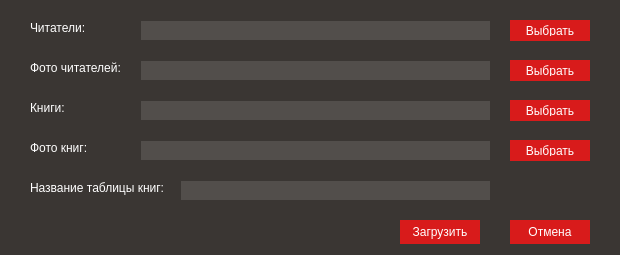
<?xml version="1.0" encoding="UTF-8"?>
<ui version="4.0">
 <class>WinLoad</class>
 <widget class="QDialog" name="WinLoad">
  <property name="geometry">
   <rect>
    <x>0</x>
    <y>0</y>
    <width>620</width>
    <height>255</height>
   </rect>
  </property>
  <property name="sizePolicy">
   <sizepolicy hsizetype="Fixed" vsizetype="Fixed">
    <horstretch>0</horstretch>
    <verstretch>0</verstretch>
   </sizepolicy>
  </property>
  <property name="minimumSize">
   <size>
    <width>620</width>
    <height>255</height>
   </size>
  </property>
  <property name="maximumSize">
   <size>
    <width>620</width>
    <height>255</height>
   </size>
  </property>
  <property name="windowTitle">
   <string>Dialog</string>
  </property>
  <property name="styleSheet">
   <string notr="true">QDialog {
background-color: #3a3633;
}</string>
  </property>
  <widget class="QLabel" name="lbl_readers">
   <property name="geometry">
    <rect>
     <x>30</x>
     <y>20</y>
     <width>61</width>
     <height>16</height>
    </rect>
   </property>
   <property name="styleSheet">
    <string notr="true">QLabel {
font: 9pt &quot;Tahoma&quot;;
color: white;
}</string>
   </property>
   <property name="text">
    <string>Читатели:</string>
   </property>
  </widget>
  <widget class="QLabel" name="lbl_readersPhoto">
   <property name="geometry">
    <rect>
     <x>30</x>
     <y>60</y>
     <width>101</width>
     <height>16</height>
    </rect>
   </property>
   <property name="styleSheet">
    <string notr="true">QLabel {
font: 9pt &quot;Tahoma&quot;;
color: white;
}</string>
   </property>
   <property name="text">
    <string>Фото читателей:</string>
   </property>
  </widget>
  <widget class="QLabel" name="lbl_booksPhoto">
   <property name="geometry">
    <rect>
     <x>30</x>
     <y>140</y>
     <width>91</width>
     <height>16</height>
    </rect>
   </property>
   <property name="styleSheet">
    <string notr="true">QLabel {
font: 9pt &quot;Tahoma&quot;;
color: white;
}</string>
   </property>
   <property name="text">
    <string>Фото книг:</string>
   </property>
  </widget>
  <widget class="QLabel" name="lbl_books">
   <property name="geometry">
    <rect>
     <x>30</x>
     <y>100</y>
     <width>61</width>
     <height>16</height>
    </rect>
   </property>
   <property name="styleSheet">
    <string notr="true">QLabel {
font: 9pt &quot;Tahoma&quot;;
color: white;
}</string>
   </property>
   <property name="text">
    <string>Книги:</string>
   </property>
  </widget>
  <widget class="QLabel" name="lbl_booksTable">
   <property name="geometry">
    <rect>
     <x>30</x>
     <y>180</y>
     <width>141</width>
     <height>16</height>
    </rect>
   </property>
   <property name="styleSheet">
    <string notr="true">QLabel {
font: 9pt &quot;Tahoma&quot;;
color: white;
}</string>
   </property>
   <property name="text">
    <string>Название таблицы книг:</string>
   </property>
  </widget>
  <widget class="QLineEdit" name="edit_readers">
   <property name="geometry">
    <rect>
     <x>140</x>
     <y>20</y>
     <width>351</width>
     <height>21</height>
    </rect>
   </property>
   <property name="styleSheet">
    <string notr="true">QLineEdit {
border-width:1px;
border-color: #3a3633;
border-style: solid;
font: 10pt &quot;Tahoma&quot;;
color: white;
selection-color: white;
selection-background-color: #d81b1b;
background-color: #524E4B;
}</string>
   </property>
  </widget>
  <widget class="QLineEdit" name="edit_books">
   <property name="geometry">
    <rect>
     <x>140</x>
     <y>100</y>
     <width>351</width>
     <height>21</height>
    </rect>
   </property>
   <property name="styleSheet">
    <string notr="true">QLineEdit {
border-width:1px;
border-color: #3a3633;
border-style: solid;
font: 10pt &quot;Tahoma&quot;;
color: white;
selection-color: white;
selection-background-color: #d81b1b;
background-color: #524E4B;
}</string>
   </property>
  </widget>
  <widget class="QLineEdit" name="edit_readersPhoto">
   <property name="geometry">
    <rect>
     <x>140</x>
     <y>60</y>
     <width>351</width>
     <height>21</height>
    </rect>
   </property>
   <property name="styleSheet">
    <string notr="true">QLineEdit {
border-width:1px;
border-color: #3a3633;
border-style: solid;
font: 10pt &quot;Tahoma&quot;;
color: white;
selection-color: white;
selection-background-color: #d81b1b;
background-color: #524E4B;
}</string>
   </property>
  </widget>
  <widget class="QLineEdit" name="edit_booksPhoto">
   <property name="geometry">
    <rect>
     <x>140</x>
     <y>140</y>
     <width>351</width>
     <height>21</height>
    </rect>
   </property>
   <property name="styleSheet">
    <string notr="true">QLineEdit {
border-width:1px;
border-color: #3a3633;
border-style: solid;
font: 10pt &quot;Tahoma&quot;;
color: white;
selection-color: white;
selection-background-color: #d81b1b;
background-color: #524E4B;
}</string>
   </property>
  </widget>
  <widget class="QLineEdit" name="edit_booksTable">
   <property name="geometry">
    <rect>
     <x>180</x>
     <y>180</y>
     <width>311</width>
     <height>21</height>
    </rect>
   </property>
   <property name="styleSheet">
    <string notr="true">QLineEdit {
border-width:1px;
border-color: #3a3633;
border-style: solid;
font: 10pt &quot;Tahoma&quot;;
color: white;
selection-color: white;
selection-background-color: #d81b1b;
background-color: #524E4B;
}</string>
   </property>
  </widget>
  <widget class="QPushButton" name="pushButton_readers">
   <property name="geometry">
    <rect>
     <x>510</x>
     <y>20</y>
     <width>80</width>
     <height>21</height>
    </rect>
   </property>
   <property name="styleSheet">
    <string notr="true">QPushButton {
background-color: #d81b1b;
border-width:0px;
border-color: #3a3633;
border-style: solid;
padding: 5px;
padding-left: 5px;
padding-right: 5px;
font: 10pt &quot;Tahoma&quot;;
color: white;
}
QPushButton:pressed {
background-color:rgba(255,255,255,.2);
}
QPushButton:hover { background: rgb(255,37,37); }
QPushButton:disabled { background:#3a3633; }</string>
   </property>
   <property name="text">
    <string>Выбрать</string>
   </property>
  </widget>
  <widget class="QPushButton" name="pushButton_readersPhoto">
   <property name="geometry">
    <rect>
     <x>510</x>
     <y>60</y>
     <width>80</width>
     <height>21</height>
    </rect>
   </property>
   <property name="styleSheet">
    <string notr="true">QPushButton {
background-color: #d81b1b;
border-width:0px;
border-color: #3a3633;
border-style: solid;
padding: 5px;
padding-left: 5px;
padding-right: 5px;
font: 10pt &quot;Tahoma&quot;;
color: white;
}
QPushButton:pressed {
background-color:rgba(255,255,255,.2);
}
QPushButton:hover { background: rgb(255,37,37); }
QPushButton:disabled { background:#3a3633; }</string>
   </property>
   <property name="text">
    <string>Выбрать</string>
   </property>
  </widget>
  <widget class="QPushButton" name="pushButton_books">
   <property name="geometry">
    <rect>
     <x>510</x>
     <y>100</y>
     <width>80</width>
     <height>21</height>
    </rect>
   </property>
   <property name="styleSheet">
    <string notr="true">QPushButton {
background-color: #d81b1b;
border-width:0px;
border-color: #3a3633;
border-style: solid;
padding: 5px;
padding-left: 5px;
padding-right: 5px;
font: 10pt &quot;Tahoma&quot;;
color: white;
}
QPushButton:pressed {
background-color:rgba(255,255,255,.2);
}
QPushButton:hover { background: rgb(255,37,37); }
QPushButton:disabled { background:#3a3633; }</string>
   </property>
   <property name="text">
    <string>Выбрать</string>
   </property>
  </widget>
  <widget class="QPushButton" name="pushButton_booksPhoto">
   <property name="geometry">
    <rect>
     <x>510</x>
     <y>140</y>
     <width>80</width>
     <height>21</height>
    </rect>
   </property>
   <property name="styleSheet">
    <string notr="true">QPushButton {
background-color: #d81b1b;
border-width:0px;
border-color: #3a3633;
border-style: solid;
padding: 5px;
padding-left: 5px;
padding-right: 5px;
font: 10pt &quot;Tahoma&quot;;
color: white;
}
QPushButton:pressed {
background-color:rgba(255,255,255,.2);
}
QPushButton:hover { background: rgb(255,37,37); }
QPushButton:disabled { background:#3a3633; }</string>
   </property>
   <property name="text">
    <string>Выбрать</string>
   </property>
  </widget>
  <widget class="QPushButton" name="pushButton_cancel">
   <property name="geometry">
    <rect>
     <x>510</x>
     <y>220</y>
     <width>80</width>
     <height>24</height>
    </rect>
   </property>
   <property name="styleSheet">
    <string notr="true">QPushButton {
background-color: #d81b1b;
border-width:0px;
border-color: #3a3633;
border-style: solid;
padding: 5px;
padding-left: 5px;
padding-right: 5px;
font: 10pt &quot;Tahoma&quot;;
color: white;
}
QPushButton:pressed {
background-color:rgba(255,255,255,.2);
}
QPushButton:hover { background: rgb(255,37,37); }
QPushButton:disabled { background:#3a3633; }</string>
   </property>
   <property name="text">
    <string>Отмена</string>
   </property>
  </widget>
  <widget class="QPushButton" name="pushButton_save">
   <property name="geometry">
    <rect>
     <x>400</x>
     <y>220</y>
     <width>80</width>
     <height>24</height>
    </rect>
   </property>
   <property name="styleSheet">
    <string notr="true">QPushButton {
background-color: #d81b1b;
border-width:0px;
border-color: #3a3633;
border-style: solid;
padding: 5px;
padding-left: 5px;
padding-right: 5px;
font: 10pt &quot;Tahoma&quot;;
color: white;
}
QPushButton:pressed {
background-color:rgba(255,255,255,.2);
}
QPushButton:hover { background: rgb(255,37,37); }
QPushButton:disabled { background:#3a3633; }</string>
   </property>
   <property name="text">
    <string>Загрузить</string>
   </property>
  </widget>
 </widget>
 <resources/>
 <connections/>
</ui>
